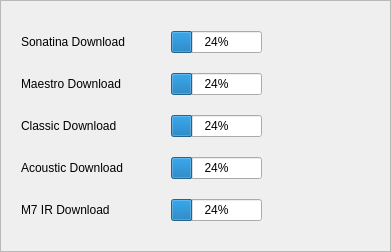
              <widget class="QFrame" name="m_progressBox">
               <property name="frameShape">
                <enum>QFrame::StyledPanel</enum>
               </property>
               <property name="frameShadow">
                <enum>QFrame::Raised</enum>
               </property>
               <layout class="QVBoxLayout" name="verticalLayout_27">
                <property name="spacing">
                 <number>0</number>
                </property>
                <property name="margin">
                 <number>20</number>
                </property>
                <item>
                 <layout class="QHBoxLayout" name="horizontalLayout_30">
                  <property name="topMargin">
                   <number>0</number>
                  </property>
                  <item>
                   <widget class="QLabel" name="label_25">
                    <property name="sizePolicy">
                     <sizepolicy hsizetype="Fixed" vsizetype="Preferred">
                      <horstretch>0</horstretch>
                      <verstretch>0</verstretch>
                     </sizepolicy>
                    </property>
                    <property name="minimumSize">
                     <size>
                      <width>150</width>
                      <height>0</height>
                     </size>
                    </property>
                    <property name="maximumSize">
                     <size>
                      <width>150</width>
                      <height>16777215</height>
                     </size>
                    </property>
                    <property name="text">
                     <string>Sonatina Download</string>
                    </property>
                    <property name="alignment">
                     <set>Qt::AlignLeading|Qt::AlignLeft|Qt::AlignVCenter</set>
                    </property>
                   </widget>
                  </item>
                  <item>
                   <widget class="QProgressBar" name="m_progressSonatina">
                    <property name="value">
                     <number>24</number>
                    </property>
                   </widget>
                  </item>
                  <item>
                   <widget class="QToolButton" name="m_btnCancelSonatina">
                    <property name="text">
                     <string/>
                    </property>
                    <property name="iconSize">
                     <size>
                      <width>100</width>
                      <height>35</height>
                     </size>
                    </property>
                    <property name="autoRaise">
                     <bool>true</bool>
                    </property>
                   </widget>
                  </item>
                 </layout>
                </item>
                <item>
                 <layout class="QHBoxLayout" name="horizontalLayout_31">
                  <property name="topMargin">
                   <number>0</number>
                  </property>
                  <item>
                   <widget class="QLabel" name="label_26">
                    <property name="sizePolicy">
                     <sizepolicy hsizetype="Fixed" vsizetype="Preferred">
                      <horstretch>0</horstretch>
                      <verstretch>0</verstretch>
                     </sizepolicy>
                    </property>
                    <property name="minimumSize">
                     <size>
                      <width>150</width>
                      <height>0</height>
                     </size>
                    </property>
                    <property name="maximumSize">
                     <size>
                      <width>150</width>
                      <height>16777215</height>
                     </size>
                    </property>
                    <property name="text">
                     <string>Maestro Download</string>
                    </property>
                    <property name="alignment">
                     <set>Qt::AlignLeading|Qt::AlignLeft|Qt::AlignVCenter</set>
                    </property>
                   </widget>
                  </item>
                  <item>
                   <widget class="QProgressBar" name="m_progressMaestro">
                    <property name="value">
                     <number>24</number>
                    </property>
                   </widget>
                  </item>
                  <item>
                   <widget class="QToolButton" name="m_btnCancelMaestro">
                    <property name="text">
                     <string/>
                    </property>
                    <property name="iconSize">
                     <size>
                      <width>100</width>
                      <height>35</height>
                     </size>
                    </property>
                    <property name="autoRaise">
                     <bool>true</bool>
                    </property>
                   </widget>
                  </item>
                 </layout>
                </item>
                <item>
                 <layout class="QHBoxLayout" name="horizontalLayout_32">
                  <property name="topMargin">
                   <number>0</number>
                  </property>
                  <item>
                   <widget class="QLabel" name="label_27">
                    <property name="sizePolicy">
                     <sizepolicy hsizetype="Fixed" vsizetype="Preferred">
                      <horstretch>0</horstretch>
                      <verstretch>0</verstretch>
                     </sizepolicy>
                    </property>
                    <property name="minimumSize">
                     <size>
                      <width>150</width>
                      <height>0</height>
                     </size>
                    </property>
                    <property name="maximumSize">
                     <size>
                      <width>150</width>
                      <height>16777215</height>
                     </size>
                    </property>
                    <property name="text">
                     <string>Classic Download</string>
                    </property>
                    <property name="alignment">
                     <set>Qt::AlignLeading|Qt::AlignLeft|Qt::AlignVCenter</set>
                    </property>
                   </widget>
                  </item>
                  <item>
                   <widget class="QProgressBar" name="m_progressClassic">
                    <property name="value">
                     <number>24</number>
                    </property>
                   </widget>
                  </item>
                  <item>
                   <widget class="QToolButton" name="m_btnCancelClassic">
                    <property name="text">
                     <string/>
                    </property>
                    <property name="iconSize">
                     <size>
                      <width>100</width>
                      <height>35</height>
                     </size>
                    </property>
                    <property name="autoRaise">
                     <bool>true</bool>
                    </property>
                   </widget>
                  </item>
                 </layout>
                </item>
                <item>
                 <layout class="QHBoxLayout" name="horizontalLayout_35">
                  <property name="topMargin">
                   <number>0</number>
                  </property>
                  <item>
                   <widget class="QLabel" name="label_30">
                    <property name="sizePolicy">
                     <sizepolicy hsizetype="Fixed" vsizetype="Preferred">
                      <horstretch>0</horstretch>
                      <verstretch>0</verstretch>
                     </sizepolicy>
                    </property>
                    <property name="minimumSize">
                     <size>
                      <width>150</width>
                      <height>0</height>
                     </size>
                    </property>
                    <property name="maximumSize">
                     <size>
                      <width>150</width>
                      <height>16777215</height>
                     </size>
                    </property>
                    <property name="text">
                     <string>Acoustic Download</string>
                    </property>
                    <property name="alignment">
                     <set>Qt::AlignLeading|Qt::AlignLeft|Qt::AlignVCenter</set>
                    </property>
                   </widget>
                  </item>
                  <item>
                   <widget class="QProgressBar" name="m_progressAcoustic">
                    <property name="value">
                     <number>24</number>
                    </property>
                   </widget>
                  </item>
                  <item>
                   <widget class="QToolButton" name="m_btnCancelAcoustic">
                    <property name="text">
                     <string/>
                    </property>
                    <property name="iconSize">
                     <size>
                      <width>100</width>
                      <height>35</height>
                     </size>
                    </property>
                    <property name="autoRaise">
                     <bool>true</bool>
                    </property>
                   </widget>
                  </item>
                 </layout>
                </item>
                <item>
                 <layout class="QHBoxLayout" name="horizontalLayout_36">
                  <property name="topMargin">
                   <number>0</number>
                  </property>
                  <item>
                   <widget class="QLabel" name="label_31">
                    <property name="sizePolicy">
                     <sizepolicy hsizetype="Fixed" vsizetype="Preferred">
                      <horstretch>0</horstretch>
                      <verstretch>0</verstretch>
                     </sizepolicy>
                    </property>
                    <property name="minimumSize">
                     <size>
                      <width>150</width>
                      <height>0</height>
                     </size>
                    </property>
                    <property name="maximumSize">
                     <size>
                      <width>150</width>
                      <height>16777215</height>
                     </size>
                    </property>
                    <property name="text">
                     <string>M7 IR Download</string>
                    </property>
                    <property name="alignment">
                     <set>Qt::AlignLeading|Qt::AlignLeft|Qt::AlignVCenter</set>
                    </property>
                   </widget>
                  </item>
                  <item>
                   <widget class="QProgressBar" name="m_progressM7">
                    <property name="value">
                     <number>24</number>
                    </property>
                   </widget>
                  </item>
                  <item>
                   <widget class="QToolButton" name="m_btnCancelM7">
                    <property name="text">
                     <string/>
                    </property>
                    <property name="iconSize">
                     <size>
                      <width>100</width>
                      <height>35</height>
                     </size>
                    </property>
                    <property name="autoRaise">
                     <bool>true</bool>
                    </property>
                   </widget>
                  </item>
                 </layout>
                </item>
               </layout>
              </widget>
